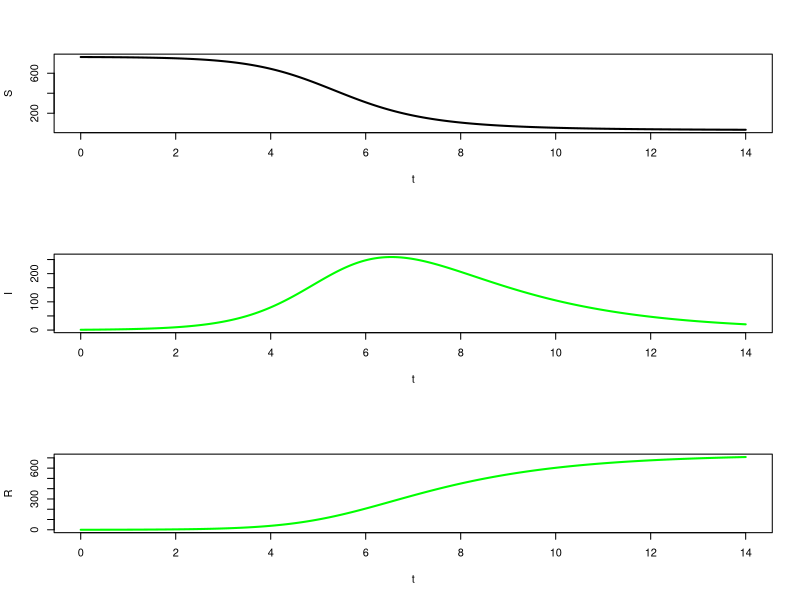

Reproduce this figure in R.

# Simulation of fall of ball
# Introduction to Computational Science -- Shiflet & Shiflet 
# Module 4.1, example 1, p.115
# R solution by Stephen Davies, University of Mary Washington

# Set up our time increment and our vector (array) of x (time) values
deltaX = 0.01                   # s

# from, to, interval
t = seq(0,14,deltaX)             # s

# Constants
r = 0.00218                     # infection rate: people/day
a = 0.5                         # recovery rate: (infected people)/day

rT = deltaX * r                 # r at at a single time step
aT = deltaX * a                 # a at at a single time step

# Set up our stock variables and initial conditions
S = vector(length=length(t))     # susceptibles
I = vector(length=length(t))        # infecteds
R = vector(length=length(t))       # recovereds

S[1] = 762
I[1] = 1
R[1] = 0


# Loop a standard number of times, starting with i=2 since we've already
# set up the simulation's initial conditions at i=1.
for (i in 2:length(t)) {
    rSI = rT * S[i-1] * I[i-1]
    aI = aT * I[i-1]

    dS = 0 - rSI
    dI = rSI - aI
    dR = aI

    S[i] = S[i-1] + dS
    I[i] = I[i-1] + dI
    R[i] = R[i-1] + dR
}

# speed = abs(velocity)

par(mfrow=c(3,1))
plot(t,S,type="l",col="black",lwd=2)#, xlab='Time', ylab='People')
plot(t,I,type="l",col="green",lwd=2)#, ann=FALSE, axes=FALSE,)
plot(t,R,type="l",col="green",lwd=2)#, ann=FALSE, axes=FALSE,)
# par(new=TRUE)
# plot(t,R,type="l",col="blue",lwd=2, ann=FALSE, axes=FALSE,)
# points(t, I, pch="*", col= 'red')